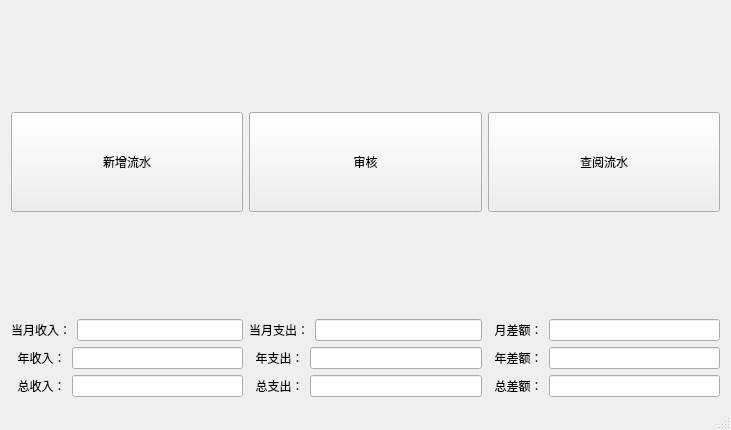
<?xml version="1.0" encoding="UTF-8"?>
<ui version="4.0">
 <class>MainWindow</class>
 <widget class="QMainWindow" name="MainWindow">
  <property name="windowModality">
   <enum>Qt::NonModal</enum>
  </property>
  <property name="geometry">
   <rect>
    <x>0</x>
    <y>0</y>
    <width>731</width>
    <height>430</height>
   </rect>
  </property>
  <property name="windowTitle">
   <string>流水记录</string>
  </property>
  <property name="animated">
   <bool>true</bool>
  </property>
  <property name="tabShape">
   <enum>QTabWidget::Rounded</enum>
  </property>
  <property name="unifiedTitleAndToolBarOnMac">
   <bool>false</bool>
  </property>
  <widget class="QWidget" name="centralWidget">
   <layout class="QVBoxLayout" name="verticalLayout">
    <item>
     <spacer name="verticalSpacer_2">
      <property name="orientation">
       <enum>Qt::Vertical</enum>
      </property>
      <property name="sizeHint" stdset="0">
       <size>
        <width>20</width>
        <height>40</height>
       </size>
      </property>
     </spacer>
    </item>
    <item>
     <layout class="QHBoxLayout" name="horizontalLayout">
      <item>
       <widget class="QPushButton" name="pushButton_new_journal">
        <property name="minimumSize">
         <size>
          <width>0</width>
          <height>100</height>
         </size>
        </property>
        <property name="text">
         <string>新增流水</string>
        </property>
       </widget>
      </item>
      <item>
       <widget class="QPushButton" name="pushButton_show_auditing">
        <property name="minimumSize">
         <size>
          <width>0</width>
          <height>100</height>
         </size>
        </property>
        <property name="text">
         <string>审核</string>
        </property>
       </widget>
      </item>
      <item>
       <widget class="QPushButton" name="pushButton_show_journal">
        <property name="minimumSize">
         <size>
          <width>0</width>
          <height>100</height>
         </size>
        </property>
        <property name="text">
         <string>查阅流水</string>
        </property>
       </widget>
      </item>
     </layout>
    </item>
    <item>
     <spacer name="verticalSpacer">
      <property name="orientation">
       <enum>Qt::Vertical</enum>
      </property>
      <property name="sizeHint" stdset="0">
       <size>
        <width>20</width>
        <height>40</height>
       </size>
      </property>
     </spacer>
    </item>
    <item>
     <layout class="QGridLayout" name="gridLayout">
      <item row="3" column="0">
       <layout class="QHBoxLayout" name="horizontalLayout_6">
        <item>
         <widget class="QLabel" name="label_5">
          <property name="text">
           <string>  总收入：</string>
          </property>
         </widget>
        </item>
        <item>
         <widget class="QLineEdit" name="lineEdit_in_all">
          <property name="text">
           <string/>
          </property>
         </widget>
        </item>
       </layout>
      </item>
      <item row="3" column="1">
       <layout class="QHBoxLayout" name="horizontalLayout_7">
        <item>
         <widget class="QLabel" name="label_6">
          <property name="text">
           <string>  总支出：</string>
          </property>
         </widget>
        </item>
        <item>
         <widget class="QLineEdit" name="lineEdit_out_all">
          <property name="text">
           <string/>
          </property>
         </widget>
        </item>
       </layout>
      </item>
      <item row="3" column="2">
       <layout class="QHBoxLayout" name="horizontalLayout_8">
        <item>
         <widget class="QLabel" name="label_7">
          <property name="text">
           <string>  总差额：</string>
          </property>
         </widget>
        </item>
        <item>
         <widget class="QLineEdit" name="lineEdit_cha_all">
          <property name="text">
           <string/>
          </property>
         </widget>
        </item>
       </layout>
      </item>
      <item row="2" column="1">
       <layout class="QHBoxLayout" name="horizontalLayout_5">
        <item>
         <widget class="QLabel" name="label_4">
          <property name="text">
           <string>  年支出：</string>
          </property>
         </widget>
        </item>
        <item>
         <widget class="QLineEdit" name="lineEdit_out_year">
          <property name="text">
           <string/>
          </property>
         </widget>
        </item>
       </layout>
      </item>
      <item row="1" column="1">
       <layout class="QHBoxLayout" name="horizontalLayout_3">
        <item>
         <widget class="QLabel" name="label_2">
          <property name="text">
           <string>当月支出：</string>
          </property>
         </widget>
        </item>
        <item>
         <widget class="QLineEdit" name="lineEdit_out__month"/>
        </item>
       </layout>
      </item>
      <item row="2" column="0">
       <layout class="QHBoxLayout" name="horizontalLayout_4">
        <item>
         <widget class="QLabel" name="label_">
          <property name="text">
           <string>  年收入：</string>
          </property>
         </widget>
        </item>
        <item>
         <widget class="QLineEdit" name="lineEdit_in_year">
          <property name="text">
           <string/>
          </property>
         </widget>
        </item>
       </layout>
      </item>
      <item row="1" column="0">
       <layout class="QHBoxLayout" name="horizontalLayout_2">
        <item>
         <widget class="QLabel" name="label">
          <property name="text">
           <string>当月收入：</string>
          </property>
         </widget>
        </item>
        <item>
         <widget class="QLineEdit" name="lineEdit_in_month"/>
        </item>
       </layout>
      </item>
      <item row="1" column="2">
       <layout class="QHBoxLayout" name="horizontalLayout_10">
        <item>
         <widget class="QLabel" name="label_9">
          <property name="text">
           <string>  月差额：</string>
          </property>
         </widget>
        </item>
        <item>
         <widget class="QLineEdit" name="lineEdit_cha_month">
          <property name="text">
           <string/>
          </property>
         </widget>
        </item>
       </layout>
      </item>
      <item row="2" column="2">
       <layout class="QHBoxLayout" name="horizontalLayout_9">
        <item>
         <widget class="QLabel" name="label_8">
          <property name="text">
           <string>  年差额：</string>
          </property>
         </widget>
        </item>
        <item>
         <widget class="QLineEdit" name="lineEdit_cha_year">
          <property name="text">
           <string/>
          </property>
         </widget>
        </item>
       </layout>
      </item>
     </layout>
    </item>
   </layout>
  </widget>
  <widget class="QStatusBar" name="statusBar"/>
 </widget>
 <layoutdefault spacing="6" margin="11"/>
 <resources/>
 <connections/>
</ui>
